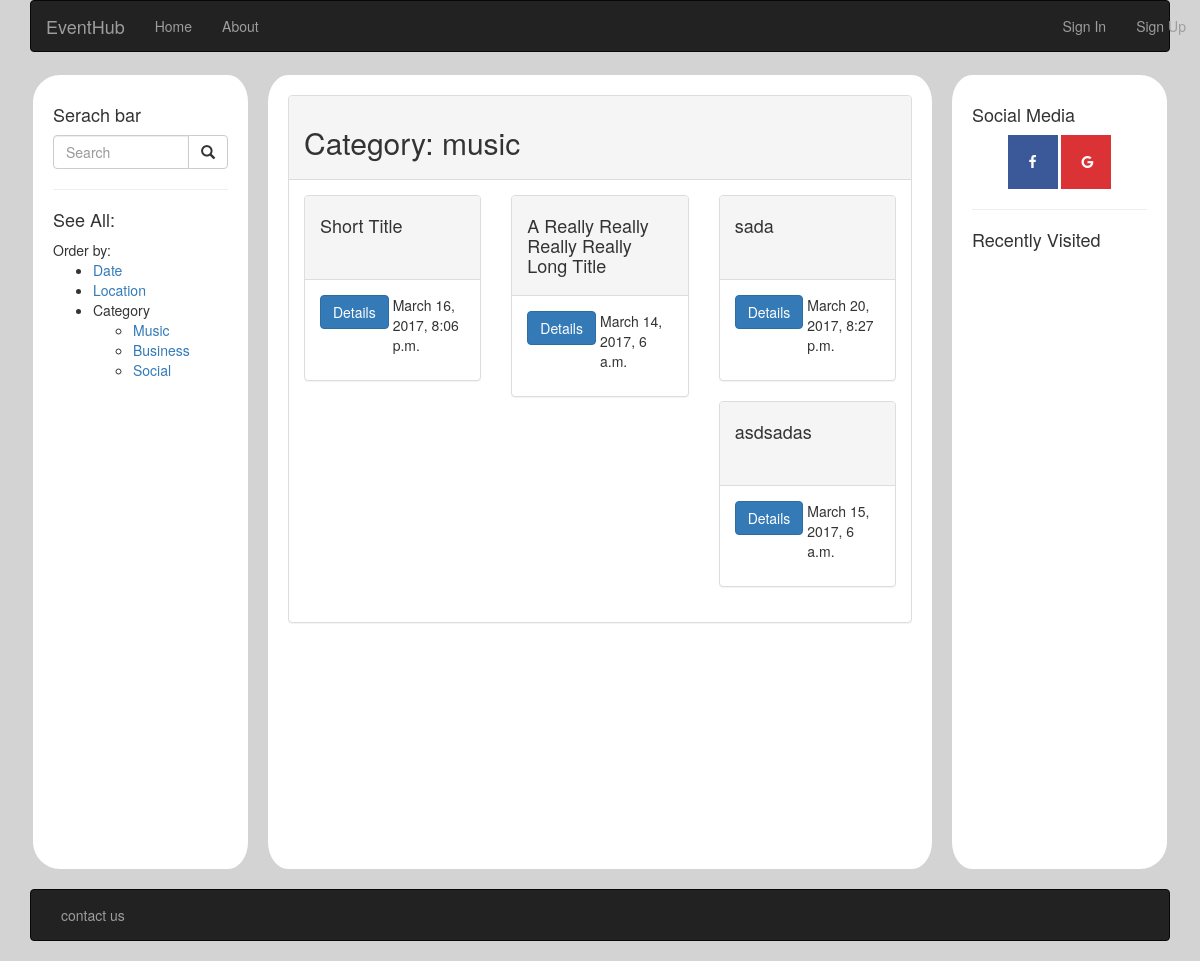
Page /eventhub/category/music/ on the earlier database version.
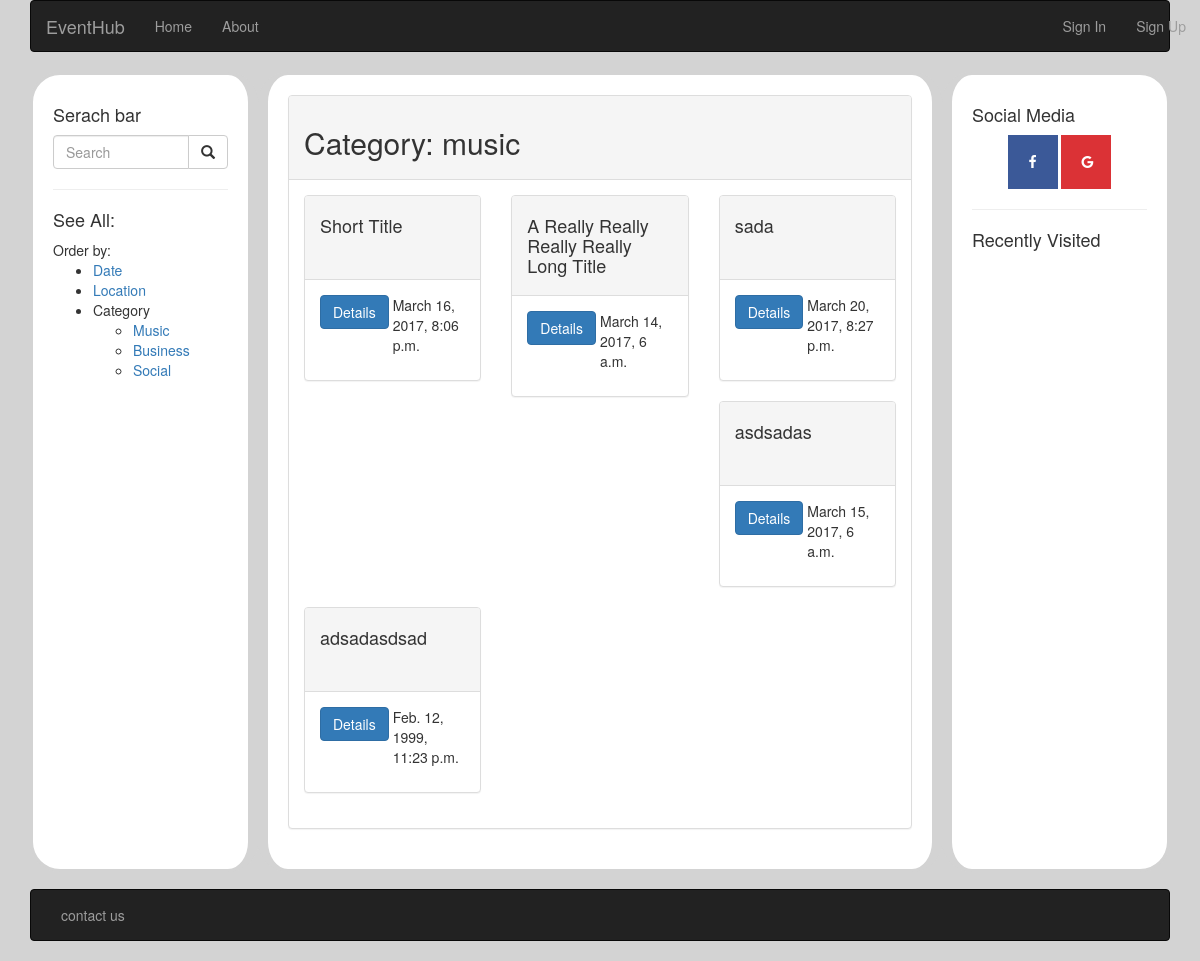
Same page on the later database version.
### eventhub/models.py (models this page shows, shortened)
class Event(models.Model):
    category = models.CharField(max_length = 32)
    title = models.CharField(max_length = 256)
    loc = models.CharField(max_length = 128)
    pos = models.CharField(max_length = 128)
    creator = models.ForeignKey(User)
    datetime = models.DateTimeField()
    desc = models.CharField(max_length = 1024, null = True)
    likes = models.IntegerField(default=0)

### eventhub/views.py (the view)
# urls.py: url(r'category/(?P<cat>[\w\-]+)/$', views.category, name='category'),
def category(request, cat):
    active = ["","","","","","",""]
    events = Event.objects.filter(category=cat)
    return render(request, 'eventhub/browse.html', context={'events': events, 'title': 'Category: '+cat})

### templates/eventhub/browse.html
{% extends 'eventhub/base.html' %}
{% load staticfiles %}
{% block body_block %}
<div class="panel panel-default">
  <div class="panel-heading"><h2>{{title}}</h2></div>
  <div class="panel-body">
    <div class="row">
      {% for e in events %}
      <div class="col-sm-6 col-md-4">
        <div class="panel panel-default">
          <div class="panel-heading" style="min-height: 6em;">
            <h4>{{e.title}}</h4>
          </div>
          <div class="panel-body">
            <a href="/eventhub/event/{{e.id}}" class="btn btn-primary">Details</a>
            <p style="float: right; width: 50%;">{{e.datetime}}</p>
          </div>
        </div>
      </div>
      {% endfor %}
    </div>
  </div>
</div>
{% endblock %}

Differences in the rows shown:
added Event: title "adsadasdsad", datetime "Feb. 12, 1999, 11:23 p.m."
